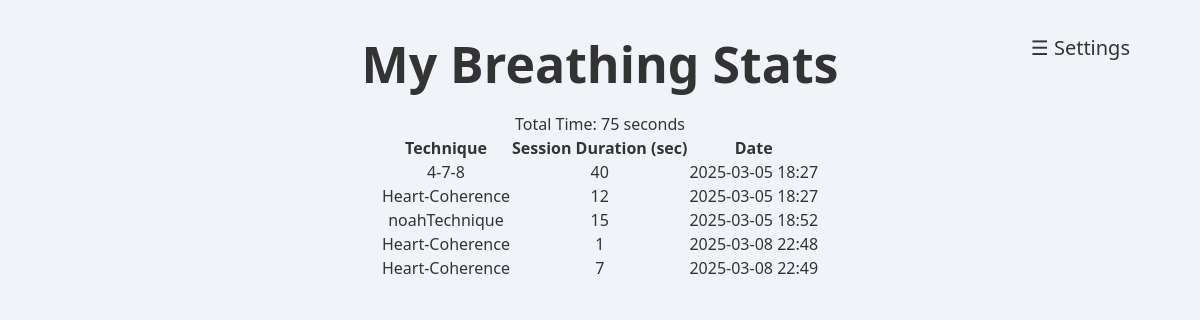
Before: /stats/ (signed in) with the older database file.
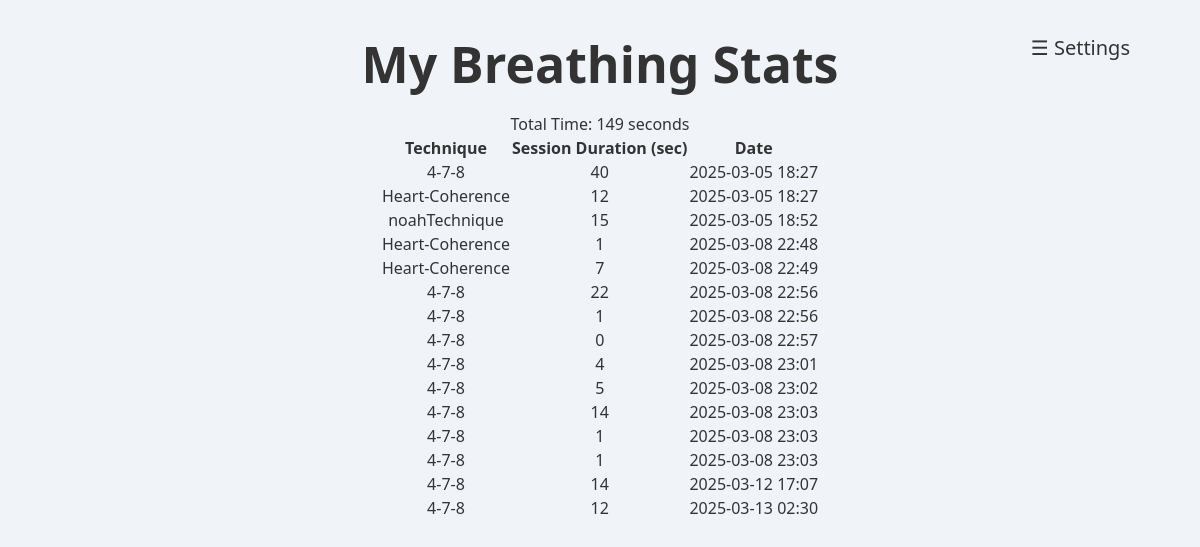
After: the same page with the newer database file.
### home/models.py (models this page shows, shortened)
class BreathingStats(models.Model):
    user = models.ForeignKey(User, on_delete=models.CASCADE, null=True, blank=True)
    technique = models.ForeignKey(BreathingTechnique, on_delete=models.SET_NULL, null=True, blank=True)
    session_duration = models.PositiveIntegerField(
        help_text="Session duration in seconds",
        null=True,
        blank=True
    )
    timestamp = models.DateTimeField(auto_now_add=True)

class BreathingTechnique(models.Model):
    user = models.ForeignKey(User, on_delete=models.CASCADE, null=True, blank=True)
    name = models.CharField(max_length=255)
    in_time = models.IntegerField()
    in_hold_time = models.IntegerField(null=True, blank=True, default=0)
    out_time = models.IntegerField()
    out_hold_time = models.IntegerField(null=True, blank=True, default=0)
    is_global = models.BooleanField(default=False)  # Mark base techniques

### home/views.py (the view)
# urls.py: path('stats/', breathing_stats, name='breathing_stats'),
@login_required
def breathing_stats(request):
    stats_qs = BreathingStats.objects.filter(user=request.user).select_related('technique')
    total_time = stats_qs.aggregate(Sum('session_duration'))['session_duration__sum'] or 0
    context = {
        'stats': stats_qs,
        'total_time': total_time,
    }
    return render(request, 'home/breathing_stats.html', context)

### home/templates/home/breathing_stats.html
{% extends 'home/base.html' %}
{% load static %}
{% block content %}
  <h1>My Breathing Stats</h1>
  <p>Total Time: {{ total_time }} seconds</p>
  {% if stats %}
    <table>
      <thead>
        <tr>
          <th>Technique</th>
          <th>Session Duration (sec)</th>
          <th>Date</th>
        </tr>
      </thead>
      <tbody>
        {% for session in stats %}
          <tr>
            <td>
              {% if session.technique %}
                {{ session.technique.name }}
              {% else %}
                No Technique
              {% endif %}
            </td>
            <td>{{ session.session_duration }}</td>
            <td>{{ session.timestamp|date:"Y-m-d H:i" }}</td>
          </tr>
        {% endfor %}
      </tbody>
    </table>
  {% else %}
    <p>No sessions recorded yet.</p>
  {% endif %}
{% endblock %}

### home/templates/home/base.html (shortened to what this page needs)
{% load static %}
<!DOCTYPE html>
<html lang="en">
<head>
  <link rel="stylesheet" href="{% static 'css/styles.css' %}">
</head>
<body>
  {% block content %}{% endblock %}
  <div id="settings-button" style="position: fixed; top: 10px; right: 10px; font-size: 20px; cursor: pointer; z-index: 1000; padding-right: 5%; padding-top: 2%;">
    <span onclick="openNav()">&#9776; Settings</span>
  </div>
</body>
  </html>

### home/static/css/styles.css (style rules this page uses)
* { box-sizing: border-box; margin: 0; padding: 0; }
body { background: #dadada; font-family: 'Arial', sans-serif; display: flex; flex-direction: column; align-items: center; min-height: 100vh; text-align: center; color: #333; padding: 20px; }
h1 { font-size: 50px; font-family:'Segoe UI', Tahoma, Geneva, Verdana, sans-serif; margin-top:10px ; margin-bottom: 15px; ; }
body { background: #f0f4f8; font-family:'Segoe UI', Tahoma, Geneva, Verdana, sans-serif; color: #333; margin: 0; padding: 20px; }

Changed rows visible on the page:
added BreathingStats: technique.name "4-7-8", session_duration "22", timestamp "2025-03-08 22:56"
added BreathingStats: technique.name "4-7-8", session_duration "1", timestamp "2025-03-08 22:56"
added BreathingStats: technique.name "4-7-8", session_duration "0", timestamp "2025-03-08 22:57"
added BreathingStats: technique.name "4-7-8", session_duration "4", timestamp "2025-03-08 23:01"
added BreathingStats: technique.name "4-7-8", session_duration "5", timestamp "2025-03-08 23:02"
added BreathingStats: technique.name "4-7-8", session_duration "14", timestamp "2025-03-08 23:03"
added BreathingStats: technique.name "4-7-8", session_duration "1", timestamp "2025-03-08 23:03"
added BreathingStats: technique.name "4-7-8", session_duration "1", timestamp "2025-03-08 23:03"
added BreathingStats: technique.name "4-7-8", session_duration "14", timestamp "2025-03-12 17:07"
added BreathingStats: technique.name "4-7-8", session_duration "12", timestamp "2025-03-13 02:30"
Other visible differences:
{{ total_time }}: "75" → "149"
